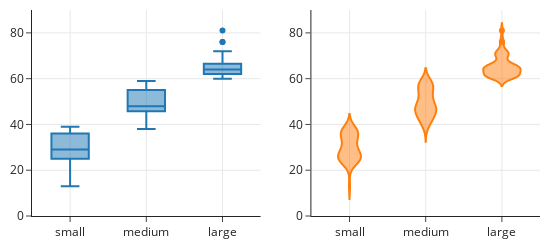

This figure's notebook cell:
### Markdown cell above
Side-by-side box plots offer a similar comparison of distributions across
groups. The boxplot offers a simpler approach that can give a crude understanding of a distribution. 
{numref}`Figure %s <box-height-by-size>`
shows three boxplots for height, one for each size
of dog. These plots make it clear that the size categorization is based on
height because there is almost no overlap in height ranges for the groups. (This was
not evident in the density curves due to the smoothing). What we don't see in
these box plots is the bimodality in the small and medium groups, but we can
still see that the large dogs have a more narrow spread compared to
the other two groups.

### Code cell
fig = make_subplots(rows=1, cols=2)

fig.add_trace(go.Box(x=dogs['size'], y=dogs['height']), row=1, col=1)
fig.add_trace(go.Violin(x=dogs['size'], y=dogs['height']), row=1, col=2)

fig.update_yaxes(range=[0,90])
fig.update_xaxes(categoryarray=["small", "medium", "large"],
                categoryorder = "array")
fig.update_layout(showlegend=False,width=550, height=250)              
fig.show()

### Figure 1 — Plotly figure (JSON) as saved in the notebook; plotly's stock layout.template omitted (floating-point values rounded to 4 significant figures; data arrays with more than 128 entries replaced by an {"elided": "..."} marker saying what was removed)
{"data": [{"type": "box", "x": {"elided": "172 str values"}, "xaxis": "x", "y": {"elided": "172 int values"}, "yaxis": "y"}, {"type": "violin", "x": {"elided": "172 str values"}, "xaxis": "x2", "y": {"elided": "172 int values"}, "yaxis": "y2"}], "layout": {"height": 250, "showlegend": false, "width": 550, "xaxis": {"anchor": "y", "autorange": true, "categoryarray": ["small", "medium", "large"], "categoryorder": "array", "domain": [0, 0.45], "range": [-0.5, 2.5], "type": "category"}, "xaxis2": {"anchor": "y2", "autorange": true, "categoryarray": ["small", "medium", "large"], "categoryorder": "array", "domain": [0.55, 1], "range": [-0.5, 2.5], "type": "category"}, "yaxis": {"anchor": "x", "domain": [0, 1], "range": [0, 90], "type": "linear"}, "yaxis2": {"anchor": "x2", "domain": [0, 1], "range": [0, 90], "type": "linear"}}}
